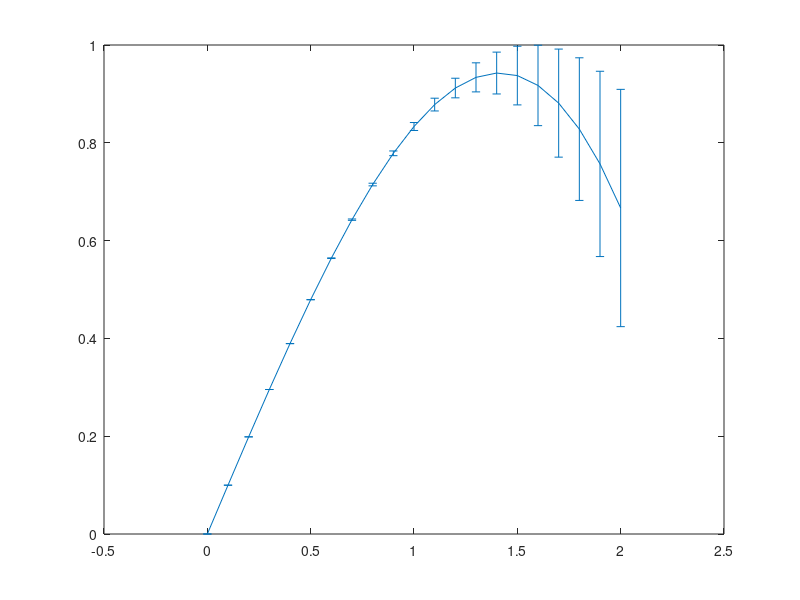

This chart was generated by the following MATLAB code:
% errorbar

% fapprox = x - x^3/3! , 0<=x<=2
%  error = fapprox - sinx

x = 0:.1:2 ;
aprx2 = x - x.^3/6 ;
er = aprx2 - sin(x) ;
errorbar(x, aprx2,er)